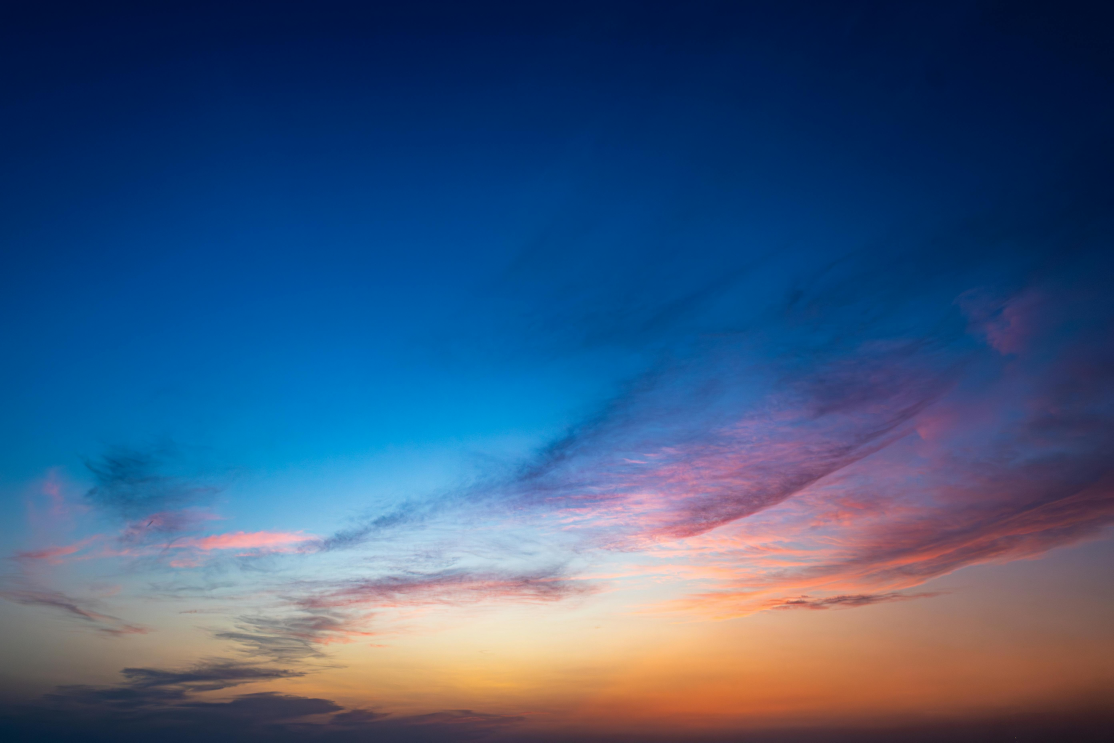
#> input picture pexels-regan-dsouza-1315522347-33084535.jpg, 5568 x 3712 px (shown at 1/5 size); its folder holds only this picture in this run
$ python -i processor.py   (imports and definitions only)
#> lines starting #> are read from the running program, lines starting #| are printed output that depends on the picture
"""
Lyrics Video Processor
Handles: LRC parsing, ASS subtitle generation, video rendering, thumbnail creation
"""

from __future__ import annotations

import subprocess
import re
import os
import sys
import json
import mimetypes
import textwrap
from pathlib import Path
from PIL import Image, ImageDraw, ImageFont, ImageFilter, ImageEnhance

if sys.platform == "win32":
    FONT_BOLD = "C:/Windows/Fonts/arialbd.ttf"
    FONT_REGULAR = "C:/Windows/Fonts/arial.ttf"
elif sys.platform == "darwin":
    FONT_BOLD = "/Library/Fonts/Arial Bold.ttf"
    FONT_REGULAR = "/Library/Fonts/Arial.ttf"
else:
    FONT_BOLD = "/usr/share/fonts/truetype/dejavu/DejaVuSans-Bold.ttf"
    FONT_REGULAR = "/usr/share/fonts/truetype/dejavu/DejaVuSans.ttf"


# ─── Helpers ────────────────────────────────────────────────────────────────

# [42 lines left out: functions seconds_to_ass, get_media_duration, concat_audio, not called in this run]


# ─── Lyrics Parsing ─────────────────────────────────────────────────────────

# Genius section header pattern: [Verse 1: Artist], [Chorus], [Hook], [Bridge], etc.
_GENIUS_SECTION_RE = re.compile(
    r"\["
    r"(?:Verse|Chorus|Hook|Bridge|Pre-Chorus|Outro|Intro|Interlude|Refrain|Skit|Spoken|Breakdown|Drop|Ad-?Libs?|Instrumental|Coda|Transition|Repeat|Tag|Part|Section)[^\]]*"
    r"\]",
    re.IGNORECASE,
)

# A whole line in square brackets is a section header in any language (Intro, Verso,
# Coro, Puente, Outro, ...). Sung lyrics never sit alone inside [].
_BRACKET_LINE_RE = re.compile(r"^\s*\[[^\]]*\]\s*$")

# Genius page title line, e.g. [Letra de "Dame Hombro"] or Lyrics for "Song".
_GENIUS_TITLE_RE = re.compile(r"^\s*\[?\s*(?:Letra de|Lyrics for|Lyrics)\b.*$", re.IGNORECASE)

# Genius uses (...) for annotations: crowd ad-libs, sound effects, stage directions,
# repeats like (x4), featured artist credits. None of them are sung lyrics.
_PAREN_ANNOTATION_RE = re.compile(r"\([^)]*\)")


# [111 lines left out: functions _clean_genius_line, parse_lyrics, _anchor_to_vocal_onset, assign_timestamps, not called in this run]


# ─── ASS Subtitle Generation ────────────────────────────────────────────────

# Style presets: each entry drives the ASS [V4+ Styles] header and per-line tags.
_LYRIC_STYLES: dict[str, dict] = {
    "classic": {
        "bold": -1, "italic": 0, "border_style": 1,
        "outline": 4, "shadow": 3, "alignment": 5,
        "margin_l": 60, "margin_r": 60, "margin_v": 0,
        "back_colour": "&HAA000000",
        "tags": r"\fad(150,300)",
        "font_scale": 1.0, "neon": False,
    },
    "karaoke_bar": {
        "bold": -1, "italic": 0, "border_style": 3,
        "outline": 15, "shadow": 0, "alignment": 2,
        "margin_l": 0, "margin_r": 0, "margin_v": 60,
        "back_colour": "&HCC000000",
        "tags": r"\fad(100,200)",
        "font_scale": 1.0, "neon": False,
    },
    "cinematic": {
        "bold": 0, "italic": 1, "border_style": 1,
        "outline": 0, "shadow": 14, "alignment": 5,
        "margin_l": 80, "margin_r": 80, "margin_v": 0,
        "back_colour": "&H99000000",
        "tags": None,  # generated per-line with \move
        "font_scale": 1.0, "neon": False,
    },
    "minimal": {
        "bold": 0, "italic": 0, "border_style": 1,
        "outline": 0, "shadow": 2, "alignment": 2,
        "margin_l": 60, "margin_r": 60, "margin_v": 40,
        "back_colour": "&H88000000",
        "tags": r"\fad(200,400)",
        "font_scale": 0.65, "neon": False,
    },
    "bold": {
        "bold": -1, "italic": 0, "border_style": 1,
        "outline": 8, "shadow": 0, "alignment": 5,
        "margin_l": 60, "margin_r": 60, "margin_v": 0,
        "back_colour": "&H00000000",
        "tags": r"\fad(60,120)",
        "font_scale": 1.0, "neon": False,
    },
    "neon": {
        "bold": -1, "italic": 0, "border_style": 1,
        "outline": 0, "shadow": 0, "alignment": 5,
        "margin_l": 60, "margin_r": 60, "margin_v": 0,
        "back_colour": "&H00000000",
        "tags": r"\fad(200,400)",
        "font_scale": 1.0, "neon": True,  # two dialogue layers per line
    },
    "two_line": {
        "bold": -1, "italic": 0, "border_style": 1,
        "outline": 3, "shadow": 2, "alignment": 5,
        "margin_l": 60, "margin_r": 60, "margin_v": 0,
        "back_colour": "&HAA000000",
        "tags": None,  # custom multi-line layout
        "font_scale": 0.85, "neon": False, "multi_line": "two",
    },
    "full_lyrics": {
        "bold": 0, "italic": 0, "border_style": 1,
        "outline": 2, "shadow": 2, "alignment": 5,
        "margin_l": 60, "margin_r": 60, "margin_v": 0,
        "back_colour": "&HAA000000",
        "tags": None,  # custom multi-line layout
        "font_scale": 0.70, "neon": False, "multi_line": "full",
    },
}


# [267 lines left out: function generate_ass, not called in this run]


def _ass_escape(text: str) -> str:
    """Minimal ASS special-char escaping."""
    return text.replace("{", "\\{").replace("}", "\\}")


# [7 lines left out: function _hex_to_ass, not called in this run]


# ─── Thumbnail Generation ────────────────────────────────────────────────────

def generate_thumbnail(
    bg_path: str | Path,
    output_path: str | Path,
    title: str = "",
    artist: str = "",
    size: tuple[int, int] = (1280, 720),
    font_name: str = "Arial",
) -> None:
    """Create a YouTube thumbnail at 1280×720."""
#> called with output_path = 'out.png', title = '', artist = '', size = (1280, 720), font_name = 'Arial'
    img = Image.open(bg_path).convert("RGB")
#> img is the input picture: PIL image 5568x3712 RGB; mean R, G, B 60.1, 87.1, 125

    # Smart crop to 16:9
    w, h = img.size
#> w = 5568; h = 3712
    target_ratio = size[0] / size[1]
    current_ratio = w / h
#> current_ratio = 1.5
    if current_ratio > target_ratio:
        new_w = int(h * target_ratio)
        left = (w - new_w) // 2
        img = img.crop((left, 0, left + new_w, h))
    else:
        new_h = int(w / target_ratio)
#> new_h = 3132
        top = (h - new_h) // 2
#> top = 290
        img = img.crop((0, top, w, top + new_h))
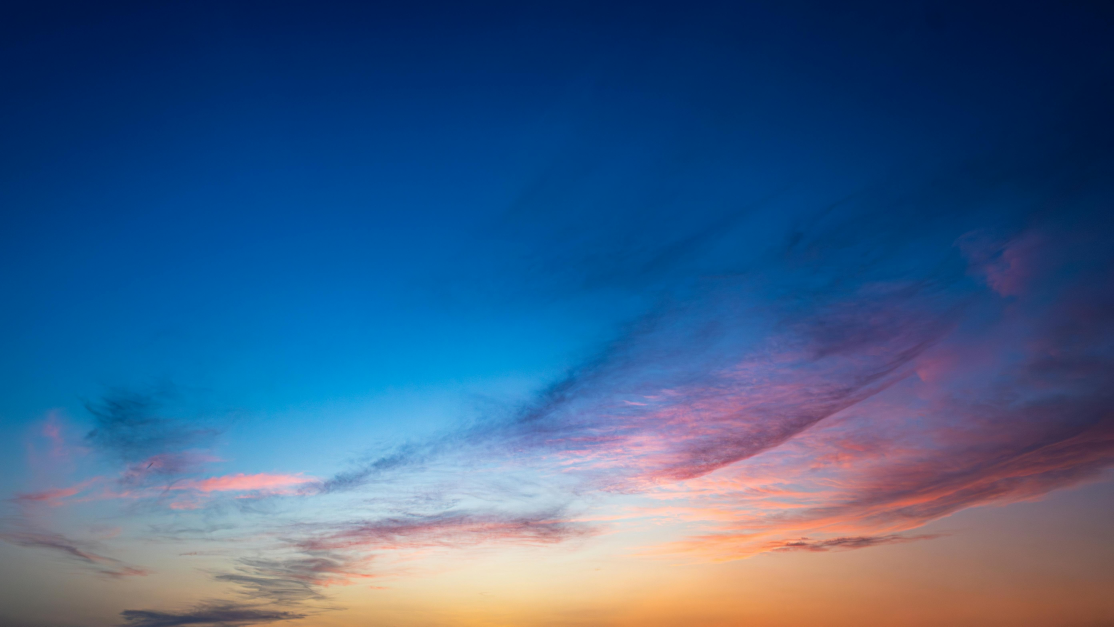
#> img: PIL image 5568x3132 RGB (shown at 1/5 size); mean R, G, B 61.6, 94.8, 136.1

    img = img.resize(size, Image.LANCZOS)
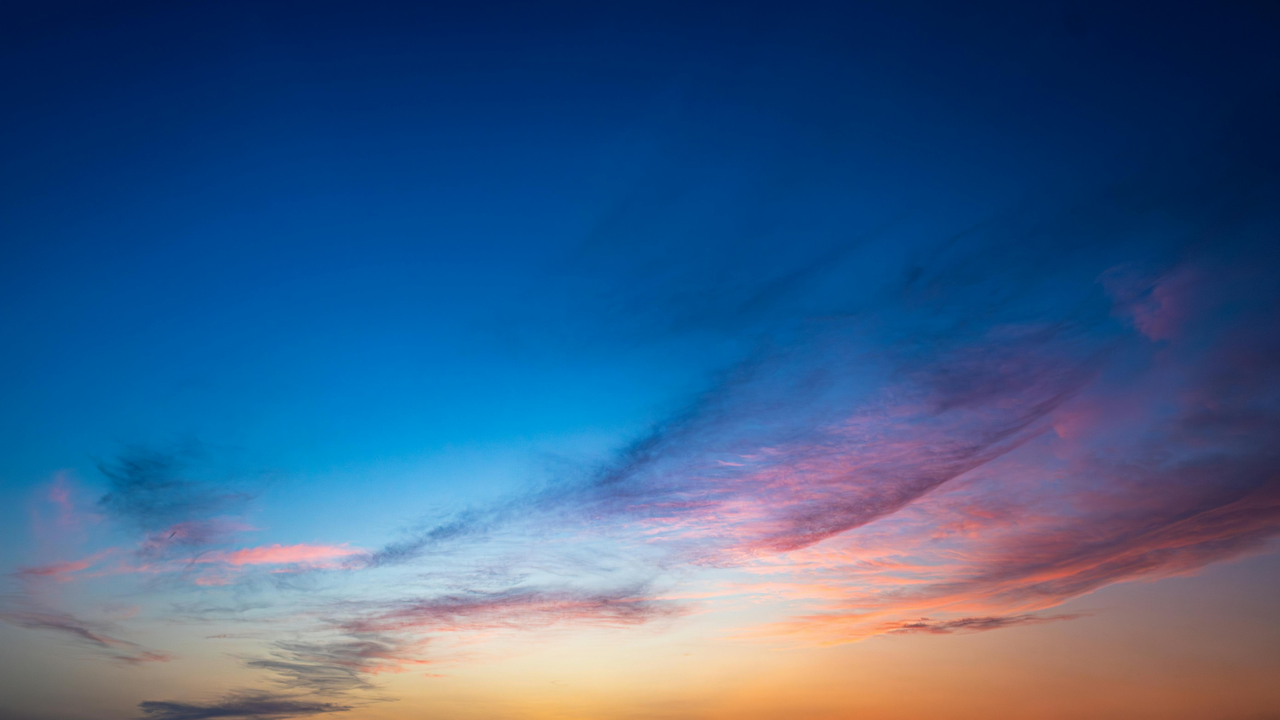
#> img: PIL image 1280x720 RGB; mean R, G, B 61.6, 94.8, 136.1

    draw = ImageDraw.Draw(img)

    # [5 lines left out: function load_font, not called in this run]

    # Determine font paths
    if font_name == "Edo":
        font_path_bold = str(Path(__file__).parent.resolve() / "edo.ttf")
        font_path_reg = font_path_bold
    else:
        font_path_bold = FONT_BOLD
        font_path_reg = FONT_REGULAR

    cx = size[0] // 2

    # Title (large, bold, centered)
    if title:
        max_width = size[0] - 60
        font_size_title = 280
        font_title = load_font(font_path_bold, font_size_title)

        while font_size_title > 40:
            bbox = draw.textbbox((0, 0), title, font=font_title)
            if (bbox[2] - bbox[0]) <= max_width:
                break
            font_size_title -= 10
            font_title = load_font(font_path_bold, font_size_title)

        ty = size[1] // 2 - 60

        # Drop shadow
        draw.text((cx + 12, ty + 12), title, font=font_title, fill=(0, 0, 0, 200), anchor="mm")
        # Main text with outline
        draw.text((cx, ty), title, font=font_title, fill=(255, 255, 255, 255), anchor="mm", stroke_width=6, stroke_fill=(0, 0, 0, 255))

    # Artist name (smaller, below title)
    if artist:
        max_width = size[0] - 80
        font_size_artist = 120
        font_artist = load_font(font_path_reg, font_size_artist)

        while font_size_artist > 30:
            bbox = draw.textbbox((0, 0), artist, font=font_artist)
            if (bbox[2] - bbox[0]) <= max_width:
                break
            font_size_artist -= 5
            font_artist = load_font(font_path_reg, font_size_artist)

        ay = size[1] // 2 + (font_size_title // 2) + 10

        # Drop shadow
        draw.text((cx + 6, ay + 6), artist, font=font_artist, fill=(0, 0, 0, 200), anchor="mm")
        # Main text with outline
        draw.text((cx, ay), artist, font=font_artist, fill=(255, 255, 255, 255), anchor="mm", stroke_width=4, stroke_fill=(0, 0, 0, 255))

    img = img.convert("RGB")
    img.save(str(output_path), "JPEG", quality=95, optimize=True)


# ─── Video Generation ────────────────────────────────────────────────────────

_VIDEO_SCALE = "scale=1920:1080,setsar=1"

_FFMPEG_BASE_IMAGE = [
    "ffmpeg", "-y",
    "-loop", "1",          # still image → loop
]

_FFMPEG_BASE_VIDEO = [
    "ffmpeg", "-y",
    "-stream_loop", "-1",  # video → loop
]

# [5 lines left out: function _get_ffmpeg_base, not called in this run]

_VIDEO_ENCODE = [
    "-c:v", "libx264",
    "-preset", "ultrafast",
    "-tune", "stillimage",
    "-crf", "23",
    "-c:a", "aac",
    "-b:a", "192k",
    "-pix_fmt", "yuv420p",
    "-movflags", "+faststart",
]


# [186 lines left out: functions _build_audio, generate_instrumental_video, generate_lyrics_video, not called in this run]


def _ffmpeg_escape(text: str) -> str:
    """Escape text for use inside ffmpeg drawtext text= value."""
    return text.replace("\\", "\\\\").replace("'", "\\'").replace(":", "\\:")


# [104 lines left out: functions _ffmpeg_escape_path, _ass_escape_path, generate_ass_with_positions, rerender_lyrics_video, not called in this run]

>>> result = generate_thumbnail('pexels-regan-dsouza-1315522347-33084535.jpg', 'out.png')
